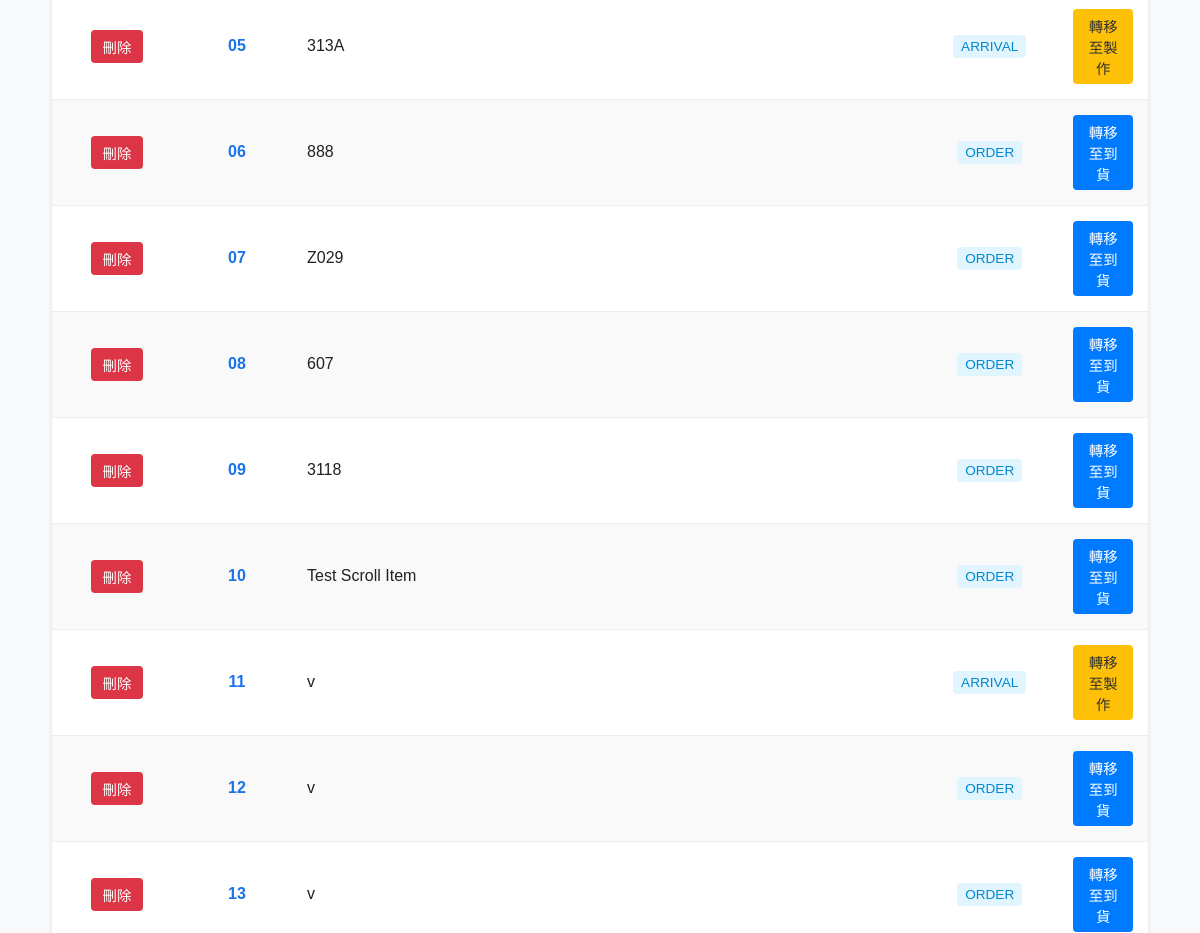
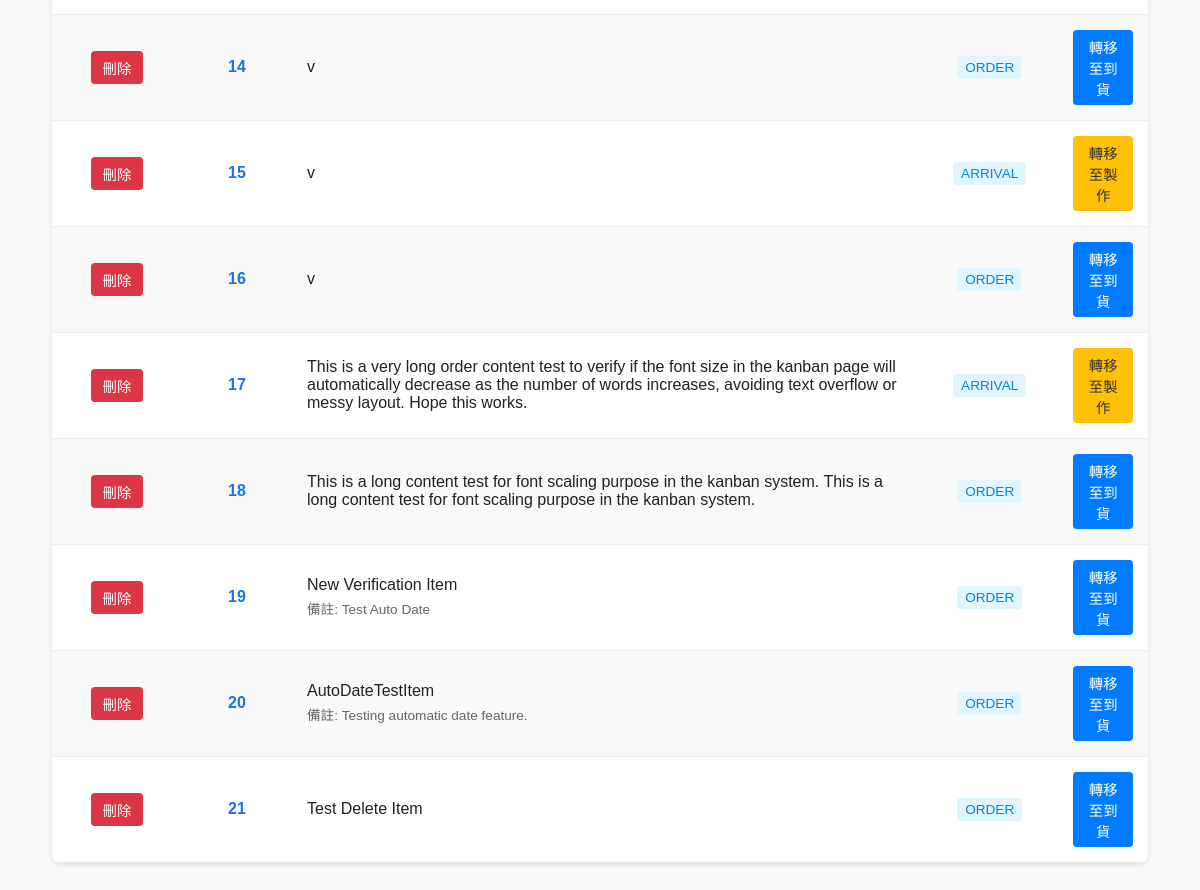
The app's page /manage (signed in, lower part), older data (2 pictures, top to bottom).
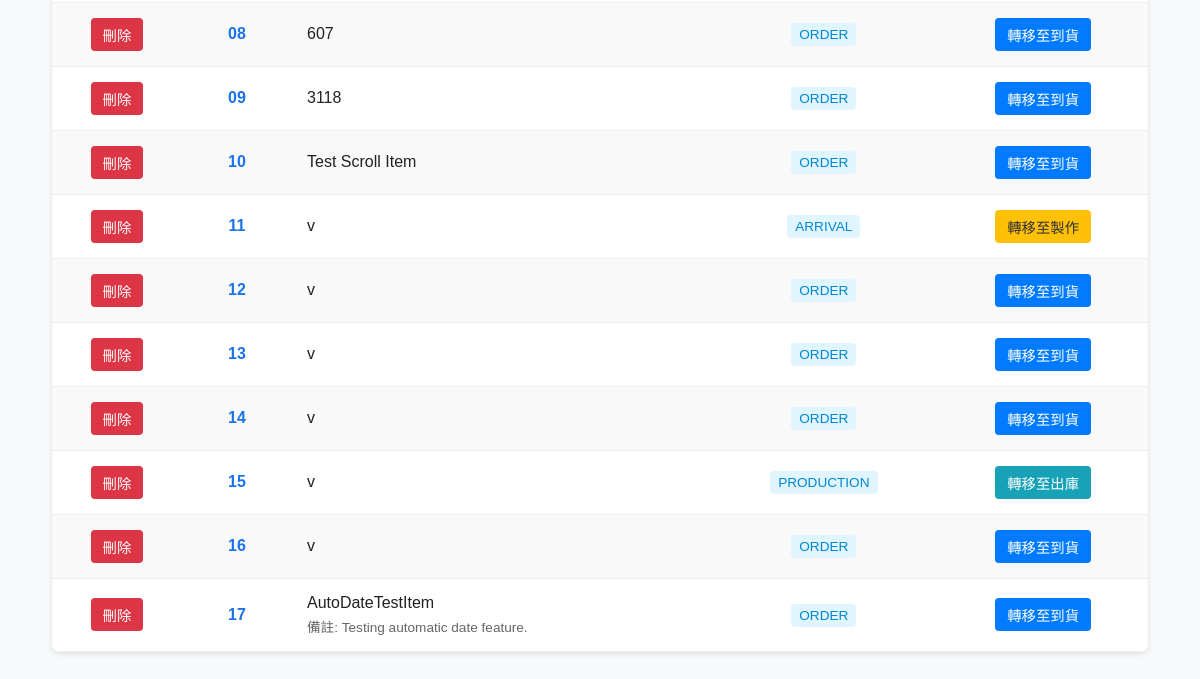
The same page, newer data.
### models.py (models this page shows)
class SignboardItem(db.Model):
    id = db.Column(db.Integer, primary_key=True)
    content = db.Column(db.Text, nullable=False)
    remark = db.Column(db.Text) # 備註 (選填)
    current_stage = db.Column(db.String(20), default='ORDER')
    order_date = db.Column(db.String(10))
    arrival_date = db.Column(db.String(10))
    production_date = db.Column(db.String(10))
    delivery_date = db.Column(db.String(10))
    updated_at = db.Column(db.DateTime, default=datetime.utcnow, onupdate=datetime.utcnow)

### main.py (the view)
@app.route('/manage')
def manage_page():
    if 'user_id' not in session:
        return redirect(url_for('index'))
    user = User.query.get(session['user_id'])
    items = SignboardItem.query.order_by(SignboardItem.id.asc()).all()
    return render_template('manage.html', items=items, perms=user.permissions)

### main.py (called while the page is built)
def get_config(key, default=None):
    config = SystemConfig.query.filter_by(key=key).first()
    return config.value if config else default

@app.context_processor
def inject_config():
    return {'site_title': get_config('site_title', '中國到貨看板系統')}

### templates/manage.html (shortened to what this page needs)
{% extends "layout.html" %}
{% block content %}
<div class="manage-wrapper">
    <table class="data-table">
        <tbody>
            {% for item in items %}
            <tr id="row-{{ item.id }}">
                <td style="text-align: center;">
                    <form action="/manage/delete/{{ item.id }}" method="POST" onsubmit="return confirm('確定要刪除此項目嗎？');">
                        <button type="submit" class="btn btn-delete">刪除</button>
                    </form>
                </td>
                <td style="font-weight: bold; color: #1a73e8; text-align: center;">{{ "%02d"|format(loop.index) }}</td>
                <td>
                    <div style="font-weight: 500;">{{ item.content }}</div>
                    {% if item.remark %}<span class="remark-text">備註: {{ item.remark }}</span>{% endif %}
                </td>
                <td style="text-align: center;">
                    <span style="background: #e1f5fe; color: #0288d1; padding: 4px 8px; border-radius: 4px; font-size: 0.85rem;">
                        {{ item.current_stage }}
                    </span>
                </td>
                <td style="text-align: center;">
                    {% if item.current_stage == 'ORDER' %}
                        <button onclick="transferItem('{{ item.id }}', 'ARRIVAL')" class="btn btn-action">轉移至到貨</button>
                    {% elif item.current_stage == 'ARRIVAL' %}
                        <button onclick="transferItem('{{ item.id }}', 'PRODUCTION')" class="btn btn-action" style="background:#ffc107; color:#333;">轉移至製作</button>
                    {% elif item.current_stage == 'PRODUCTION' %}
                        <button onclick="transferItem('{{ item.id }}', 'DELIVERY')" class="btn btn-action" style="background:#17a2b8;">轉移至出庫</button>
                    {% elif item.current_stage == 'DELIVERY' %}
                        <button onclick="transferItem('{{ item.id }}', 'CLEAR')" class="btn btn-action" style="background:#dc3545;">清除並記錄</button>
                    {% endif %}
                </td>
            </tr>
            {% endfor %}
        </tbody>
    </table>
</div>
{% endblock %}

Row changes from the older to the newer data that the page shows:
no longer on this page (row unchanged): SignboardItem: index "05", content "313A", current_stage "ARRIVAL"
no longer on this page (row unchanged): SignboardItem: index "06", content "888", current_stage "ORDER"
no longer on this page (row unchanged): SignboardItem: index "07", content "Z029", current_stage "ORDER"
removed SignboardItem: index "17", content "This is a very long order content test to verify if the font size in the kanban page will automatically decrease as the number of words increases, avoiding text overflow or messy layout. Hope this works.", current_stage "ARRIVAL"
removed SignboardItem: index "18", content "This is a long content test for font scaling purpose in the kanban system. This is a long content test for font scaling purpose in the kanban system.", current_stage "ORDER"
removed SignboardItem: index "19", content "New Verification Item", remark "Test Auto Date", current_stage "ORDER"
removed SignboardItem: index "21", content "Test Delete Item", current_stage "ORDER"
changed SignboardItem id 15: current_stage "ARRIVAL" → "PRODUCTION"; current_stage "轉移至製作" → "轉移至出庫"
computed for SignboardItem "AutoDateTestItem": index "20" → "17"
